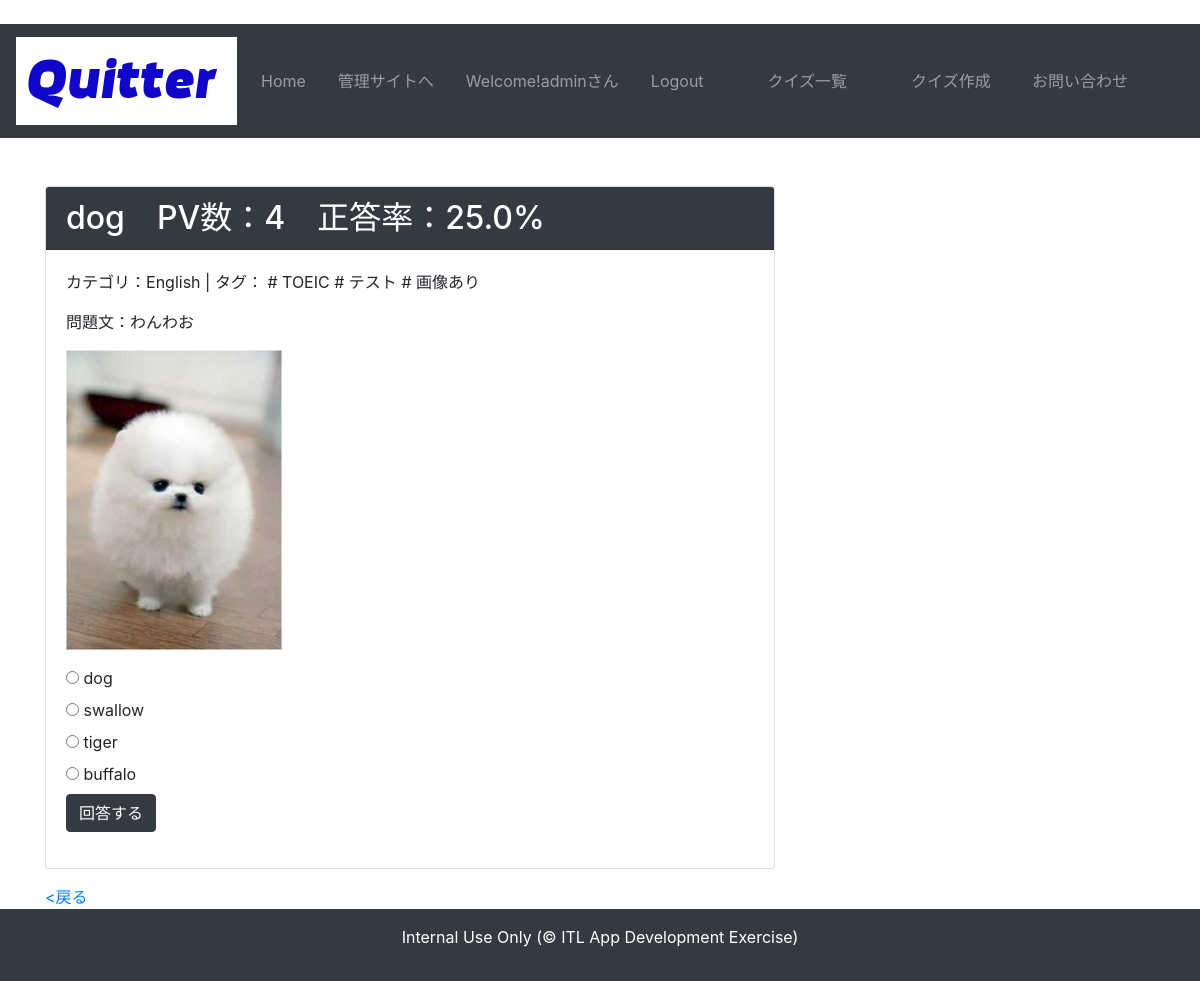
Page /quiz/detail/1 (signed in) on the committed database.
### account/models.py (models this page shows)
class User(AbstractUser):
    pass

### quiz/models.py (models this page shows, shortened)
class Quiz(models.Model):
    QUIZ_CHOICES = (
        ('a', 'a'), ('b', 'b'), ('c', 'c'), ('d', 'd')
        )
    author = models.ForeignKey(User,verbose_name='作成者',on_delete=models.CASCADE)
    title = models.CharField('タイトル', max_length=255)
    text = models.TextField('問題文')
    image = models.ImageField('画像', upload_to='img', blank=True, null=True)
    category = models.ForeignKey(Category, verbose_name='カテゴリ', blank=False, on_delete=models.PROTECT)
    tag = models.ManyToManyField(Tag, verbose_name='タグ', blank=True)
    choice_a = models.CharField('選択肢a', max_length=255)
    choice_b = models.CharField('選択肢b', max_length=255)
    choice_c = models.CharField('選択肢c', max_length=255)
    choice_d = models.CharField('選択肢d', max_length=255)
    correct_answer = models.CharField('正解', choices=QUIZ_CHOICES, max_length=1)
    explanation = models.TextField('解説', blank=True)
    created_at = models.DateTimeField('問題更新日', default=timezone.now)

class Category(models.Model):
    name = models.CharField('カテゴリ名', max_length=255)
    def __str__(self):
        return self.name

class Tag(models.Model):
    name = models.CharField('タグ名', max_length=255)
    def __str__(self):
        return self.name

### quiz/views.py (the view)
# urls.py: path('detail/<int:quiz_pk>', views.detail, name='detail'),
@login_required
def detail(request, quiz_pk):
    quiz = get_object_or_404(Quiz, pk=quiz_pk)
    quiz_id = quiz.id
    answer = Answer.objects.filter(quiz=quiz.id) # 問題IDでフィルターした回答履歴
    total_count = answer.count() # 総回答数
    correct_count = answer.filter(is_correct=True).count() # 正解の回答数
    try:
        correct_rate =  f'{correct_count / total_count * 100:.1f}%'
    except ZeroDivisionError:
        correct_rate = f'まだ回答した方がいません。'
    context = {
        'quiz': quiz,
        'total_count':total_count,
        'correct_rate':correct_rate,
        }
    return render(request, 'quiz/detail.html', context)

### quiz/context_processors.py (called while the page is built)
def common(request):
    context = {
        'category_list':Category.objects.all(),
        'tag_list':Tag.objects.all()
    }
    return context

### templates/quiz/detail.html (shortened to what this page needs)
{% extends 'base.html' %}
{% load static %}
{% block content %}
<div class="card mb-3">
<h2 class="card-header bg-dark text-white">{{quiz.title}}　PV数：{{total_count}}　正答率：{{correct_rate}}</h2>
    <div class="card-body">
        <p>カテゴリ：{{ quiz.category }} | タグ：{% for tag in quiz.tag.all %} # {{ tag }}{% endfor %}</p>
        <p>問題文：{{ quiz.text|linebreaksbr }}</p>
        {% if quiz.image %}<p><img src="{{ quiz.image.url }}" height=300></p>{% endif %}
        <form action="{% url 'quiz:answer' quiz.pk %}" method="post">{% csrf_token %}
            <input type="radio" name="selected" id="choice_a" value="a">
            <label for="choice_a">{{ quiz.choice_a }}</label><br>
            <input type="radio" name="selected" id="choice_b" value="b">
            <label for="choice_b">{{ quiz.choice_b }}</label><br>
            <input type="radio" name="selected" id="choice_c" value="c">
            <label for="choice_c">{{ quiz.choice_c }}</label><br>
            <input type="radio" name="selected" id="choice_d" value="d">
            <label for="choice_d">{{ quiz.choice_d }}</label><br>
            <button type="submit" class='btn btn-dark'>回答する</button>
        </form>
    </div>
</div>
<div>
    <a href="JavaScript:history.back()">&lt;戻る</a>
</div>
{% endblock content %}

### templates/base.html (shortened to what this page needs)
﻿<!doctype html>
{% load static %}
<html lang="ja">
<head>
    <link rel="stylesheet" href="https://stackpath.bootstrapcdn.com/bootstrap/4.5.0/css/bootstrap.min.css">
</head>
<body>
    <nav class="navbar navbar-expand-lg navbar-dark bg-dark">
        <a class="navbar-brand" href="{% url 'quiz:index' %}">
            <img src="{% static 'img/quitter.png' %}" alt="logo">
        </a>
        <div class="collapse navbar-collapse justify-content-end" id="navbarSupportedContent">
            <ul class="navbar-nav mr-auto">
                <li class="nav-item">
                    <a class="nav-link" href="{% url 'quiz:index' %}">Home</a>
                </li>
                {% if user.is_superuser %}
                <li class="nav-item ml-3">
                    <a class="nav-link" href="{% url 'admin:index' %}">管理サイトへ</a>
                </li>
                {% endif %}
                {% if user.is_authenticated %}
                <li class="nav-item ml-3">
                    <a class="nav-link" href="{% url 'quiz:mypage' %}">Welcome!{{ user }}さん</a>
                </li>
                <li class="nav-item ml-3">
                    <a class="logout nav-link" href="{% url 'account:logout' %}">Logout</a>
                </li>
                {% endif %}
                <li class="nav-item ml-5">
                    <a class="nav-link" href="{% url 'quiz:list' %}">クイズ一覧</a>
                </li>
                <li class="nav-item ml-5">
                    <a class="nav-link" href="{% url 'quiz:create' %}">クイズ作成</a>
                </li>
            </ul>
            <ul class="navbar-nav">
                <li class="nav-item mr-5">
                    <a class="nav-link" href="{% url 'quiz:contact' %}">お問い合わせ</a>
                </li>
            </ul>
        </div>
    </nav>
<div class="container mt-5">
    <div class="row">
        <div class="col-md-8">
        {% block content %}
        {% endblock content %}
        </div>
        <div class="col-md-4">
        </div>
    </div>
</div>
<footer class="bg-dark text-white text-center py-3">
    <p>Internal Use Only (&copy; ITL App Development Exercise)</p>
</footer>
</body>
</html>

### rows in the picture
User: username "admin"
Quiz: title "dog", category "English", text "わんわお", image (picture), choice_a "dog", choice_b "swallow", choice_c "tiger", choice_d "buffalo"
Tag: name "TOEIC"
Tag: name "テスト"
Tag: name "画像あり"

### other values in the picture
{{ total_count }} "4"
{{ correct_rate }} "25.0%"
